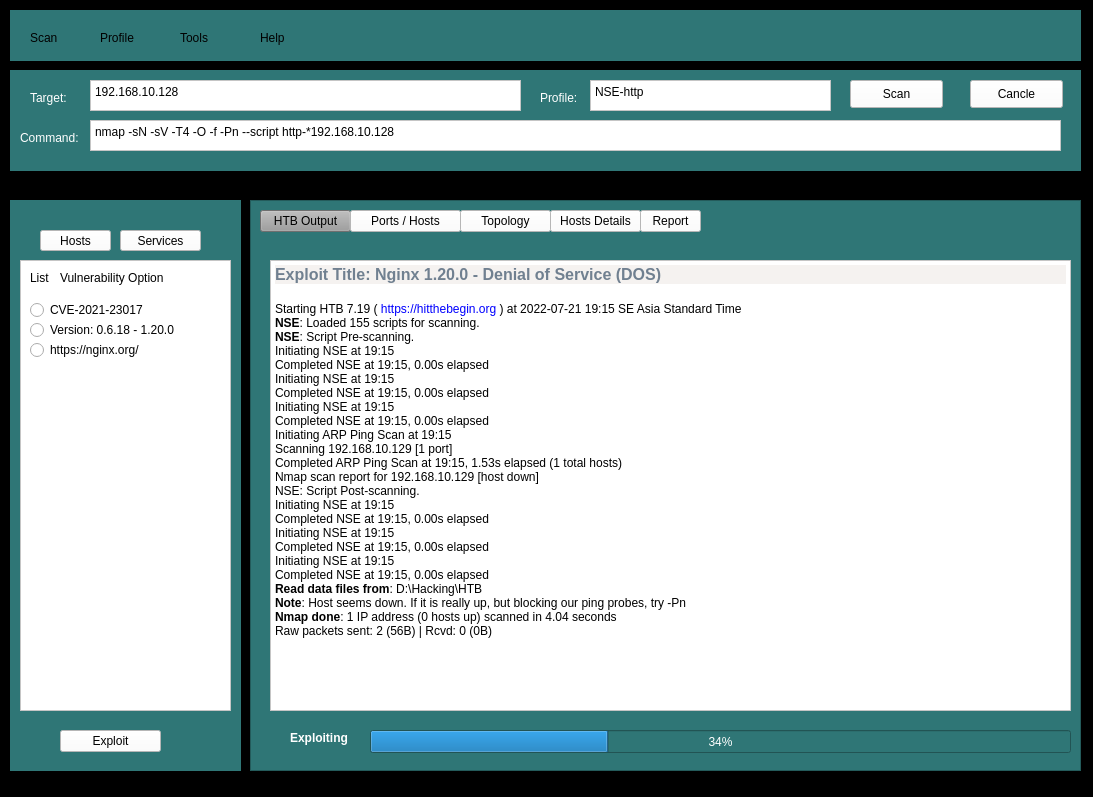
<?xml version="1.0" encoding="UTF-8"?>
<ui version="4.0">
 <class>Form</class>
 <widget class="QWidget" name="Form">
  <property name="geometry">
   <rect>
    <x>0</x>
    <y>0</y>
    <width>1093</width>
    <height>797</height>
   </rect>
  </property>
  <property name="windowTitle">
   <string>Hit The Begin</string>
  </property>
  <property name="windowIcon">
   <iconset>
    <normaloff>../logo.png</normaloff>../logo.png</iconset>
  </property>
  <property name="styleSheet">
   <string notr="true">background-color: rgb(54, 54, 54);
background-color: rgb(0, 0, 0);
</string>
  </property>
  <widget class="QWidget" name="widget" native="true">
   <property name="geometry">
    <rect>
     <x>10</x>
     <y>10</y>
     <width>1071</width>
     <height>51</height>
    </rect>
   </property>
   <property name="styleSheet">
    <string notr="true">background-color: rgb(74, 74, 74);
background-color: rgb(47, 118, 118);</string>
   </property>
   <widget class="QLabel" name="label">
    <property name="geometry">
     <rect>
      <x>170</x>
      <y>20</y>
      <width>55</width>
      <height>16</height>
     </rect>
    </property>
    <property name="text">
     <string>Tools</string>
    </property>
   </widget>
   <widget class="QLabel" name="label_2">
    <property name="geometry">
     <rect>
      <x>250</x>
      <y>20</y>
      <width>55</width>
      <height>16</height>
     </rect>
    </property>
    <property name="text">
     <string>Help</string>
    </property>
   </widget>
   <widget class="QLabel" name="label_6">
    <property name="geometry">
     <rect>
      <x>90</x>
      <y>20</y>
      <width>55</width>
      <height>16</height>
     </rect>
    </property>
    <property name="text">
     <string>Profile</string>
    </property>
   </widget>
   <widget class="QLabel" name="label_7">
    <property name="geometry">
     <rect>
      <x>20</x>
      <y>20</y>
      <width>55</width>
      <height>16</height>
     </rect>
    </property>
    <property name="text">
     <string>Scan</string>
    </property>
   </widget>
  </widget>
  <widget class="QWidget" name="widget_2" native="true">
   <property name="geometry">
    <rect>
     <x>10</x>
     <y>180</y>
     <width>1071</width>
     <height>601</height>
    </rect>
   </property>
   <widget class="QWidget" name="widget_3" native="true">
    <property name="geometry">
     <rect>
      <x>0</x>
      <y>20</y>
      <width>231</width>
      <height>571</height>
     </rect>
    </property>
    <property name="styleSheet">
     <string notr="true">background-color: rgb(47, 118, 118);</string>
    </property>
    <widget class="QToolButton" name="toolButton">
     <property name="geometry">
      <rect>
       <x>30</x>
       <y>30</y>
       <width>71</width>
       <height>21</height>
      </rect>
     </property>
     <property name="styleSheet">
      <string notr="true">background-color: rgb(255, 255, 255);</string>
     </property>
     <property name="text">
      <string>Hosts</string>
     </property>
    </widget>
    <widget class="QToolButton" name="toolButton_2">
     <property name="geometry">
      <rect>
       <x>110</x>
       <y>30</y>
       <width>81</width>
       <height>21</height>
      </rect>
     </property>
     <property name="styleSheet">
      <string notr="true">background-color: rgb(255, 255, 255);</string>
     </property>
     <property name="text">
      <string>Services</string>
     </property>
    </widget>
    <widget class="QToolButton" name="toolButton_3">
     <property name="geometry">
      <rect>
       <x>50</x>
       <y>530</y>
       <width>101</width>
       <height>22</height>
      </rect>
     </property>
     <property name="styleSheet">
      <string notr="true">background-color: rgb(255, 255, 255);</string>
     </property>
     <property name="text">
      <string>Exploit</string>
     </property>
    </widget>
    <widget class="QTextBrowser" name="textBrowser_2">
     <property name="geometry">
      <rect>
       <x>10</x>
       <y>60</y>
       <width>211</width>
       <height>451</height>
      </rect>
     </property>
     <property name="styleSheet">
      <string notr="true">background-color: rgb(255, 255, 255);</string>
     </property>
    </widget>
    <widget class="QLabel" name="label_8">
     <property name="geometry">
      <rect>
       <x>20</x>
       <y>70</y>
       <width>31</width>
       <height>16</height>
      </rect>
     </property>
     <property name="styleSheet">
      <string notr="true">background-color: rgb(255, 255, 255);</string>
     </property>
     <property name="text">
      <string>List</string>
     </property>
    </widget>
    <widget class="QLabel" name="label_9">
     <property name="geometry">
      <rect>
       <x>50</x>
       <y>70</y>
       <width>121</width>
       <height>16</height>
      </rect>
     </property>
     <property name="styleSheet">
      <string notr="true">background-color: rgb(255, 255, 255);</string>
     </property>
     <property name="text">
      <string>Vulnerability Option</string>
     </property>
    </widget>
    <widget class="QRadioButton" name="radioButton">
     <property name="geometry">
      <rect>
       <x>20</x>
       <y>100</y>
       <width>181</width>
       <height>20</height>
      </rect>
     </property>
     <property name="styleSheet">
      <string notr="true">background-color: rgb(255, 255, 255);</string>
     </property>
     <property name="text">
      <string>CVE-2021-23017</string>
     </property>
    </widget>
    <widget class="QRadioButton" name="radioButton_2">
     <property name="geometry">
      <rect>
       <x>20</x>
       <y>120</y>
       <width>181</width>
       <height>20</height>
      </rect>
     </property>
     <property name="styleSheet">
      <string notr="true">background-color: rgb(255, 255, 255);</string>
     </property>
     <property name="text">
      <string>Version: 0.6.18 - 1.20.0</string>
     </property>
    </widget>
    <widget class="QRadioButton" name="radioButton_3">
     <property name="geometry">
      <rect>
       <x>20</x>
       <y>140</y>
       <width>181</width>
       <height>20</height>
      </rect>
     </property>
     <property name="styleSheet">
      <string notr="true">background-color: rgb(255, 255, 255);</string>
     </property>
     <property name="text">
      <string>https://nginx.org/</string>
     </property>
    </widget>
   </widget>
   <widget class="QFrame" name="frame">
    <property name="geometry">
     <rect>
      <x>240</x>
      <y>20</y>
      <width>831</width>
      <height>571</height>
     </rect>
    </property>
    <property name="styleSheet">
     <string notr="true">
background-color: rgb(47, 118, 118);</string>
    </property>
    <property name="frameShape">
     <enum>QFrame::StyledPanel</enum>
    </property>
    <property name="frameShadow">
     <enum>QFrame::Raised</enum>
    </property>
    <widget class="QToolButton" name="toolButton_4">
     <property name="geometry">
      <rect>
       <x>10</x>
       <y>10</y>
       <width>91</width>
       <height>22</height>
      </rect>
     </property>
     <property name="styleSheet">
      <string notr="true">background-color: rgb(156, 156, 156);</string>
     </property>
     <property name="text">
      <string>HTB Output</string>
     </property>
    </widget>
    <widget class="QToolButton" name="toolButton_5">
     <property name="geometry">
      <rect>
       <x>100</x>
       <y>10</y>
       <width>111</width>
       <height>22</height>
      </rect>
     </property>
     <property name="styleSheet">
      <string notr="true">background-color: rgb(255, 255, 255);</string>
     </property>
     <property name="text">
      <string>Ports / Hosts</string>
     </property>
    </widget>
    <widget class="QToolButton" name="toolButton_6">
     <property name="geometry">
      <rect>
       <x>210</x>
       <y>10</y>
       <width>91</width>
       <height>22</height>
      </rect>
     </property>
     <property name="styleSheet">
      <string notr="true">background-color: rgb(255, 255, 255);</string>
     </property>
     <property name="text">
      <string>Topology</string>
     </property>
    </widget>
    <widget class="QToolButton" name="toolButton_7">
     <property name="geometry">
      <rect>
       <x>300</x>
       <y>10</y>
       <width>91</width>
       <height>22</height>
      </rect>
     </property>
     <property name="styleSheet">
      <string notr="true">background-color: rgb(255, 255, 255);</string>
     </property>
     <property name="text">
      <string>Hosts Details</string>
     </property>
    </widget>
    <widget class="QToolButton" name="toolButton_8">
     <property name="geometry">
      <rect>
       <x>390</x>
       <y>10</y>
       <width>61</width>
       <height>22</height>
      </rect>
     </property>
     <property name="styleSheet">
      <string notr="true">background-color: rgb(255, 255, 255);</string>
     </property>
     <property name="text">
      <string>Report</string>
     </property>
    </widget>
    <widget class="QTextBrowser" name="textBrowser">
     <property name="geometry">
      <rect>
       <x>20</x>
       <y>60</y>
       <width>801</width>
       <height>451</height>
      </rect>
     </property>
     <property name="styleSheet">
      <string notr="true">background-color: rgb(255, 255, 255);</string>
     </property>
     <property name="html">
      <string>&lt;!DOCTYPE HTML PUBLIC &quot;-//W3C//DTD HTML 4.0//EN&quot; &quot;http://www.w3.org/TR/REC-html40/strict.dtd&quot;&gt;
&lt;html&gt;&lt;head&gt;&lt;meta name=&quot;qrichtext&quot; content=&quot;1&quot; /&gt;&lt;style type=&quot;text/css&quot;&gt;
p, li { white-space: pre-wrap; }
&lt;/style&gt;&lt;/head&gt;&lt;body style=&quot; font-family:'MS Shell Dlg 2'; font-size:9.75pt; font-weight:400; font-style:normal;&quot;&gt;
&lt;p style=&quot; margin-top:8px; margin-bottom:8px; margin-left:0px; margin-right:0px; -qt-block-indent:0; text-indent:0px; line-height:150%; background-color:#f5f2f0;&quot;&gt;&lt;span style=&quot; font-family:'Consolas,Monaco,Andale Mono,Ubuntu Mono,monospace'; font-size:12pt; font-weight:600; color:#708090;&quot;&gt;Exploit Title: Nginx 1.20.0 - Denial of Service (DOS)&lt;/span&gt;&lt;/p&gt;
&lt;p style=&quot; margin-top:0px; margin-bottom:0px; margin-left:0px; margin-right:0px; -qt-block-indent:0; text-indent:0px;&quot;&gt;&lt;span style=&quot; font-size:9pt;&quot;&gt;Starting HTB 7.19 (&lt;/span&gt;&lt;span style=&quot; font-size:9pt; color:#0000ff;&quot;&gt; https://hitthebegin.org&lt;/span&gt;&lt;span style=&quot; font-size:9pt;&quot;&gt; ) at 2022-07-21 19:15 SE Asia Standard Time&lt;/span&gt;&lt;/p&gt;
&lt;p style=&quot; margin-top:0px; margin-bottom:0px; margin-left:0px; margin-right:0px; -qt-block-indent:0; text-indent:0px;&quot;&gt;&lt;span style=&quot; font-size:9pt; font-weight:600;&quot;&gt;NSE&lt;/span&gt;&lt;span style=&quot; font-size:9pt;&quot;&gt;: Loaded 155 scripts for scanning.&lt;/span&gt;&lt;/p&gt;
&lt;p style=&quot; margin-top:0px; margin-bottom:0px; margin-left:0px; margin-right:0px; -qt-block-indent:0; text-indent:0px;&quot;&gt;&lt;span style=&quot; font-size:9pt; font-weight:600;&quot;&gt;NSE&lt;/span&gt;&lt;span style=&quot; font-size:9pt;&quot;&gt;: Script Pre-scanning.&lt;/span&gt;&lt;/p&gt;
&lt;p style=&quot; margin-top:0px; margin-bottom:0px; margin-left:0px; margin-right:0px; -qt-block-indent:0; text-indent:0px;&quot;&gt;&lt;span style=&quot; font-size:9pt;&quot;&gt;Initiating NSE at 19:15&lt;/span&gt;&lt;/p&gt;
&lt;p style=&quot; margin-top:0px; margin-bottom:0px; margin-left:0px; margin-right:0px; -qt-block-indent:0; text-indent:0px;&quot;&gt;&lt;span style=&quot; font-size:9pt;&quot;&gt;Completed NSE at 19:15, 0.00s elapsed&lt;/span&gt;&lt;/p&gt;
&lt;p style=&quot; margin-top:0px; margin-bottom:0px; margin-left:0px; margin-right:0px; -qt-block-indent:0; text-indent:0px;&quot;&gt;&lt;span style=&quot; font-size:9pt;&quot;&gt;Initiating NSE at 19:15&lt;/span&gt;&lt;/p&gt;
&lt;p style=&quot; margin-top:0px; margin-bottom:0px; margin-left:0px; margin-right:0px; -qt-block-indent:0; text-indent:0px;&quot;&gt;&lt;span style=&quot; font-size:9pt;&quot;&gt;Completed NSE at 19:15, 0.00s elapsed&lt;/span&gt;&lt;/p&gt;
&lt;p style=&quot; margin-top:0px; margin-bottom:0px; margin-left:0px; margin-right:0px; -qt-block-indent:0; text-indent:0px;&quot;&gt;&lt;span style=&quot; font-size:9pt;&quot;&gt;Initiating NSE at 19:15&lt;/span&gt;&lt;/p&gt;
&lt;p style=&quot; margin-top:0px; margin-bottom:0px; margin-left:0px; margin-right:0px; -qt-block-indent:0; text-indent:0px;&quot;&gt;&lt;span style=&quot; font-size:9pt;&quot;&gt;Completed NSE at 19:15, 0.00s elapsed&lt;/span&gt;&lt;/p&gt;
&lt;p style=&quot; margin-top:0px; margin-bottom:0px; margin-left:0px; margin-right:0px; -qt-block-indent:0; text-indent:0px;&quot;&gt;&lt;span style=&quot; font-size:9pt;&quot;&gt;Initiating ARP Ping Scan at 19:15&lt;/span&gt;&lt;/p&gt;
&lt;p style=&quot; margin-top:0px; margin-bottom:0px; margin-left:0px; margin-right:0px; -qt-block-indent:0; text-indent:0px;&quot;&gt;&lt;span style=&quot; font-size:9pt;&quot;&gt;Scanning 192.168.10.129 [1 port]&lt;/span&gt;&lt;/p&gt;
&lt;p style=&quot; margin-top:0px; margin-bottom:0px; margin-left:0px; margin-right:0px; -qt-block-indent:0; text-indent:0px;&quot;&gt;&lt;span style=&quot; font-size:9pt;&quot;&gt;Completed ARP Ping Scan at 19:15, 1.53s elapsed (1 total hosts)&lt;/span&gt;&lt;/p&gt;
&lt;p style=&quot; margin-top:0px; margin-bottom:0px; margin-left:0px; margin-right:0px; -qt-block-indent:0; text-indent:0px;&quot;&gt;&lt;span style=&quot; font-size:9pt;&quot;&gt;Nmap scan report for 192.168.10.129 [host down]&lt;/span&gt;&lt;/p&gt;
&lt;p style=&quot; margin-top:0px; margin-bottom:0px; margin-left:0px; margin-right:0px; -qt-block-indent:0; text-indent:0px;&quot;&gt;&lt;span style=&quot; font-size:9pt;&quot;&gt;NSE: Script Post-scanning.&lt;/span&gt;&lt;/p&gt;
&lt;p style=&quot; margin-top:0px; margin-bottom:0px; margin-left:0px; margin-right:0px; -qt-block-indent:0; text-indent:0px;&quot;&gt;&lt;span style=&quot; font-size:9pt;&quot;&gt;Initiating NSE at 19:15&lt;/span&gt;&lt;/p&gt;
&lt;p style=&quot; margin-top:0px; margin-bottom:0px; margin-left:0px; margin-right:0px; -qt-block-indent:0; text-indent:0px;&quot;&gt;&lt;span style=&quot; font-size:9pt;&quot;&gt;Completed NSE at 19:15, 0.00s elapsed&lt;/span&gt;&lt;/p&gt;
&lt;p style=&quot; margin-top:0px; margin-bottom:0px; margin-left:0px; margin-right:0px; -qt-block-indent:0; text-indent:0px;&quot;&gt;&lt;span style=&quot; font-size:9pt;&quot;&gt;Initiating NSE at 19:15&lt;/span&gt;&lt;/p&gt;
&lt;p style=&quot; margin-top:0px; margin-bottom:0px; margin-left:0px; margin-right:0px; -qt-block-indent:0; text-indent:0px;&quot;&gt;&lt;span style=&quot; font-size:9pt;&quot;&gt;Completed NSE at 19:15, 0.00s elapsed&lt;/span&gt;&lt;/p&gt;
&lt;p style=&quot; margin-top:0px; margin-bottom:0px; margin-left:0px; margin-right:0px; -qt-block-indent:0; text-indent:0px;&quot;&gt;&lt;span style=&quot; font-size:9pt;&quot;&gt;Initiating NSE at 19:15&lt;/span&gt;&lt;/p&gt;
&lt;p style=&quot; margin-top:0px; margin-bottom:0px; margin-left:0px; margin-right:0px; -qt-block-indent:0; text-indent:0px;&quot;&gt;&lt;span style=&quot; font-size:9pt;&quot;&gt;Completed NSE at 19:15, 0.00s elapsed&lt;/span&gt;&lt;/p&gt;
&lt;p style=&quot; margin-top:0px; margin-bottom:0px; margin-left:0px; margin-right:0px; -qt-block-indent:0; text-indent:0px;&quot;&gt;&lt;span style=&quot; font-size:9pt; font-weight:600;&quot;&gt;Read data files from&lt;/span&gt;&lt;span style=&quot; font-size:9pt;&quot;&gt;: D:\Hacking\HTB&lt;/span&gt;&lt;/p&gt;
&lt;p style=&quot; margin-top:0px; margin-bottom:0px; margin-left:0px; margin-right:0px; -qt-block-indent:0; text-indent:0px;&quot;&gt;&lt;span style=&quot; font-size:9pt; font-weight:600;&quot;&gt;Note&lt;/span&gt;&lt;span style=&quot; font-size:9pt;&quot;&gt;: Host seems down. If it is really up, but blocking our ping probes, try -Pn&lt;/span&gt;&lt;/p&gt;
&lt;p style=&quot; margin-top:0px; margin-bottom:0px; margin-left:0px; margin-right:0px; -qt-block-indent:0; text-indent:0px;&quot;&gt;&lt;span style=&quot; font-size:9pt; font-weight:600;&quot;&gt;Nmap done&lt;/span&gt;&lt;span style=&quot; font-size:9pt;&quot;&gt;: 1 IP address (0 hosts up) scanned in 4.04 seconds&lt;/span&gt;&lt;/p&gt;
&lt;p style=&quot; margin-top:0px; margin-bottom:0px; margin-left:0px; margin-right:0px; -qt-block-indent:0; text-indent:0px;&quot;&gt;&lt;span style=&quot; font-size:9pt;&quot;&gt;Raw packets sent: 2 (56B) | Rcvd: 0 (0B)&lt;/span&gt;&lt;/p&gt;
&lt;p style=&quot;-qt-paragraph-type:empty; margin-top:0px; margin-bottom:0px; margin-left:0px; margin-right:0px; -qt-block-indent:0; text-indent:0px; font-size:9pt;&quot;&gt;&lt;br /&gt;&lt;/p&gt;
&lt;p style=&quot;-qt-paragraph-type:empty; margin-top:0px; margin-bottom:0px; margin-left:0px; margin-right:0px; -qt-block-indent:0; text-indent:0px; font-size:9pt;&quot;&gt;&lt;br /&gt;&lt;/p&gt;&lt;/body&gt;&lt;/html&gt;</string>
     </property>
    </widget>
    <widget class="QProgressBar" name="progressBar">
     <property name="geometry">
      <rect>
       <x>120</x>
       <y>530</y>
       <width>701</width>
       <height>23</height>
      </rect>
     </property>
     <property name="styleSheet">
      <string notr="true">color: rgb(255, 255, 255);</string>
     </property>
     <property name="value">
      <number>34</number>
     </property>
    </widget>
    <widget class="QLabel" name="label_10">
     <property name="geometry">
      <rect>
       <x>40</x>
       <y>530</y>
       <width>71</width>
       <height>16</height>
      </rect>
     </property>
     <property name="font">
      <font>
       <pointsize>9</pointsize>
       <weight>75</weight>
       <bold>true</bold>
      </font>
     </property>
     <property name="styleSheet">
      <string notr="true">color: rgb(255, 255, 255);</string>
     </property>
     <property name="text">
      <string>Exploiting</string>
     </property>
    </widget>
   </widget>
  </widget>
  <widget class="QWidget" name="widget_4" native="true">
   <property name="geometry">
    <rect>
     <x>10</x>
     <y>70</y>
     <width>1071</width>
     <height>101</height>
    </rect>
   </property>
   <property name="styleSheet">
    <string notr="true">background-color: rgb(47, 118, 118);</string>
   </property>
   <widget class="QLabel" name="label_3">
    <property name="geometry">
     <rect>
      <x>20</x>
      <y>20</y>
      <width>55</width>
      <height>16</height>
     </rect>
    </property>
    <property name="styleSheet">
     <string notr="true">color: rgb(255, 255, 255);</string>
    </property>
    <property name="text">
     <string>Target:</string>
    </property>
   </widget>
   <widget class="QPlainTextEdit" name="plainTextEdit">
    <property name="geometry">
     <rect>
      <x>80</x>
      <y>10</y>
      <width>431</width>
      <height>31</height>
     </rect>
    </property>
    <property name="styleSheet">
     <string notr="true">background-color: rgb(255, 255, 255);</string>
    </property>
    <property name="plainText">
     <string>192.168.10.128</string>
    </property>
   </widget>
   <widget class="QLabel" name="label_5">
    <property name="geometry">
     <rect>
      <x>530</x>
      <y>20</y>
      <width>55</width>
      <height>16</height>
     </rect>
    </property>
    <property name="styleSheet">
     <string notr="true">color: rgb(255, 255, 255);</string>
    </property>
    <property name="text">
     <string>Profile:</string>
    </property>
   </widget>
   <widget class="QPlainTextEdit" name="plainTextEdit_3">
    <property name="geometry">
     <rect>
      <x>580</x>
      <y>10</y>
      <width>241</width>
      <height>31</height>
     </rect>
    </property>
    <property name="styleSheet">
     <string notr="true">background-color: rgb(255, 255, 255);</string>
    </property>
    <property name="plainText">
     <string>NSE-http</string>
    </property>
   </widget>
   <widget class="QPushButton" name="pushButton">
    <property name="geometry">
     <rect>
      <x>840</x>
      <y>10</y>
      <width>93</width>
      <height>28</height>
     </rect>
    </property>
    <property name="styleSheet">
     <string notr="true">background-color: rgb(255, 255, 255);</string>
    </property>
    <property name="text">
     <string>Scan</string>
    </property>
   </widget>
   <widget class="QPushButton" name="pushButton_2">
    <property name="geometry">
     <rect>
      <x>960</x>
      <y>10</y>
      <width>93</width>
      <height>28</height>
     </rect>
    </property>
    <property name="styleSheet">
     <string notr="true">background-color: rgb(255, 255, 255);</string>
    </property>
    <property name="text">
     <string>Cancle</string>
    </property>
   </widget>
   <widget class="QLabel" name="label_4">
    <property name="geometry">
     <rect>
      <x>10</x>
      <y>60</y>
      <width>71</width>
      <height>16</height>
     </rect>
    </property>
    <property name="styleSheet">
     <string notr="true">color: rgb(255, 255, 255);</string>
    </property>
    <property name="text">
     <string>Command:</string>
    </property>
   </widget>
   <widget class="QPlainTextEdit" name="plainTextEdit_2">
    <property name="geometry">
     <rect>
      <x>80</x>
      <y>50</y>
      <width>971</width>
      <height>31</height>
     </rect>
    </property>
    <property name="styleSheet">
     <string notr="true">background-color: rgb(255, 255, 255);</string>
    </property>
    <property name="plainText">
     <string>nmap -sN -sV -T4 -O -f -Pn --script http-*192.168.10.128</string>
    </property>
   </widget>
  </widget>
 </widget>
 <resources>
  <include location="1111.qrc"/>
 </resources>
 <connections/>
</ui>
